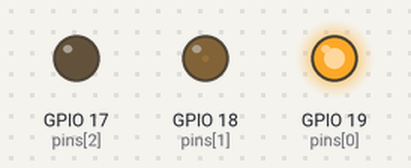
Bench run of a sketch on a simulated ESP32. Parts: output pins drawn as LEDs (lit = HIGH).

Above: at 0.05 s.
At 0.9 s:
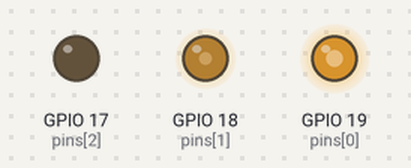
At 1.8 s:
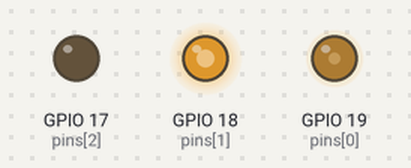
At 3.6 s:
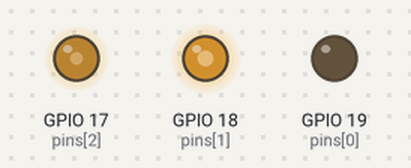
At 5.4 s:
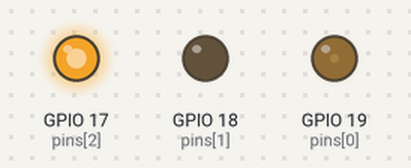
At 7.2 s:
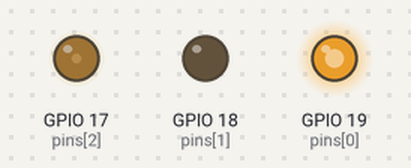
Timing chart, 0 to 10.0 s (numbered marks = the images above):
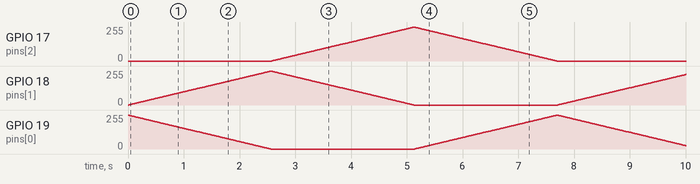

The sketch:

Full_LED.ino
```cpp
int pins[] = {19,18,17};
int rgb[] = {0,0,0};

void setup() {
  for (int i=0;i<=2;i++){
    ledcSetup(i,12800,8);
    ledcAttachPin(pins[i],i);
  }
}

void loop() {
  for (int n=0;n<=255;n++){
    rgb[0] = 255-n;
    rgb[1] = n;
    for (int i=0;i<=2;i++){
      ledcWrite(i,rgb[i]);
    }
    delay(10);
  }
  for (int n=0;n<=255;n++){
    rgb[1] = 255-n;
    rgb[2] = n;
    for (int i=0;i<=2;i++){
      ledcWrite(i,rgb[i]);
    }
    delay(10);
  }
  for (int n=0;n<=255;n++){
    rgb[2] = 255-n;
    rgb[0] = n;
    for (int i=0;i<=2;i++){
      ledcWrite(i,rgb[i]);
    }
    delay(10);
  }
}
```
